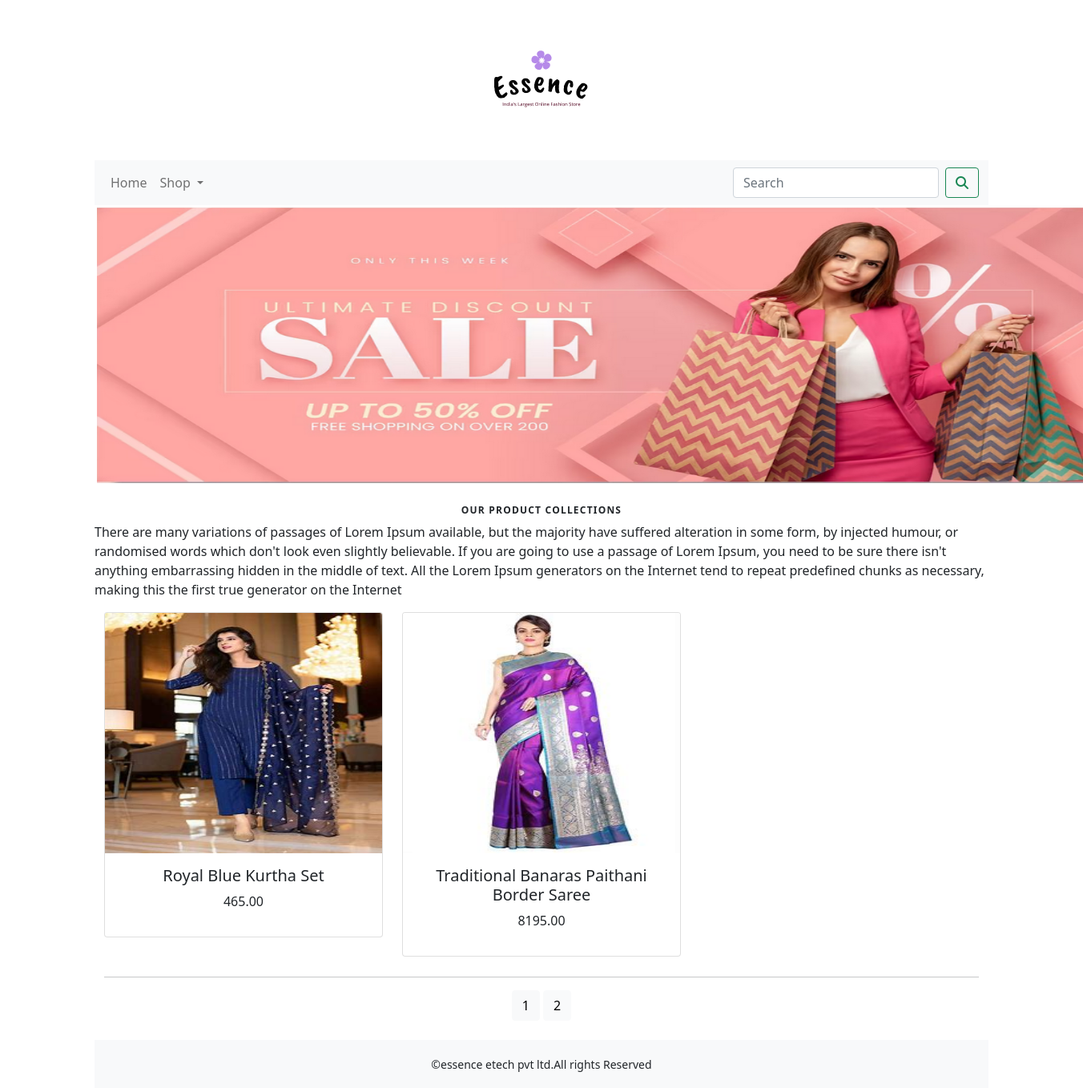
Screenshot of /shop/?page=2 with the database file from the repository.
### shop/models.py (models this page shows, shortened)
class Product(models.Model):
    name=models.CharField(max_length=250, unique=True)
    slug=models.SlugField(max_length=250, unique=True)
    description=models.TextField(blank=True)
    price=models.DecimalField(max_digits=10,decimal_places=2)
    category=models.ForeignKey(Category,on_delete=models.CASCADE)
    image=models.ImageField(upload_to='product', blank=True)
    stock=models.IntegerField()
    available=models.BooleanField(default=True)
    created=models.DateTimeField(auto_now_add=True)
    updated=models.DateTimeField(auto_now=True)
    def get_url(self):
        return reverse('shop:prodCatdetail', args=[self.category.slug,self.slug])
    class Meta:
        ordering=('name',)
        verbose_name='product'
        verbose_name_plural='products'

### shop/views.py (the view)
# urls.py: path('',views.allProdCat,name='allProdCat'),
def allProdCat(request,c_slug=None):
    c_page=None
    products_list=None
    if c_slug!=None:
        c_page=get_object_or_404(Category,slug=c_slug)
        products_list=Product.objects.all().filter(category=c_page,available=True)
    else:
        products_list=Product.objects.all().filter(available=True)
    paginator=Paginator(products_list,6)
    try:
        page=int(request.GET.get('page','1'))
    except:
        page=1
    try:
        products=paginator.page(page)
    except(EmptyPage,InvalidPage) :
        products=paginator.page(paginator.num_pages)
    return render(request,"category.html",{'category':c_page,'products':products})

### cart/context_processors.py (called while the page is built)
def counter(request):
    item_count=0
    if 'admin' in request.path:
        return {}
    else:
        try:
            cart=Cart.objects.filter(cart_id=_cart_id(request))
            cart_items=CartItem.objects.all().filter(cart=cart[:1])
            for cart_item in cart_items:
                item_count += cart_item.quantity
        except Cart.DoesNotExist:
            item_count=0
    return dict(item_count=item_count)

### cart/views.py (called while the page is built)
def _cart_id(request):
    cart=request.session.session_key
    if not cart:
        cart=request.session.create()
    return cart

### shop/context_processors.py (called while the page is built)
def menu_links(request):
    links=Category.objects.all()
    return dict(links=links)

### shop/models.py (called while the page is built)
    def get_url(self):
        return reverse('shop:product_by_category', args=[self.slug])

### templates/category.html (shortened to what this page needs)
{% extends 'base.html' %}
{% load static %}
{% block content %}
<div>
{% if category %}
    <img class="my_image" src="{{category.image.url}}" alt="{{category.name}}">
</div>
<br>
<div>
    <h1 class="text-center my_title">>{{category.name}}</h1>
    <p class="text-justify">{{category.description}}</p>
</div>
   {% else %}
<div>
    <center>
          <img class="my_image_padding" src="{% static 'img/banner3.png' %}" alt="our products3" width="1300px;" height="350px;">
    </center>
</div>
<br>
<div>
    <h1 class=" text-center my_title "><b>Our Product Collections</b></h1>
    <p class=" text-justify ">There are many variations of passages of Lorem Ipsum available, but the majority have suffered alteration in some form, by injected humour, or randomised words which don't look even slightly believable. If you are going to use a passage of Lorem Ipsum, you need to be sure there isn't anything embarrassing hidden in the middle of text. All the Lorem Ipsum generators on the Internet tend to repeat predefined chunks as necessary, making this the first true generator on the Internet</p>
</div>
{% endif %}
<div class="container">
    <div class="row mx_auto">
        {% for product in products.object_list %}
        <div class="my_bottom_margin col-9 col-sm-12 col-md-4  xol-lg-4">
            <div class="card text-center" style="min-width:12rem;">
                <a href="{{product.get_url}}"><img class="card-img-top my_image" src="{{product.image.url}}" alt="{{product.name}}"></a>
                <div class="card-body">
                    <h5>{{product.name}}</h5>
                    <p>{{product.price}}</p>
                </div>
            </div>
        </div>
        {% endfor %}
    </div>
    <div class="mx_auto">
        {% if products.paginator.num_pages > 1 %}
        <hr>
        <div class="text-center">
            {% for pg in products.paginator.page_range %}
            <a href="?page={{pg}}" class="btn btn-light b-sm {% if products.number == pg %} active {% endif %}">{{pg}}</a>
            {% endfor %}
        </div>
        {% endif %}
    </div>
    <br>
</div>
{% endblock %}

### static/css/custom.css (style rules this page uses)
body { font-family: 'Alice', serif; }
.my_image { width:auto; height:300px; display:block; box-shadow:none; margin:auto; }
.my_title { font-size:12px; text-transform:uppercase; letter-spacing:.1em; }
.my_image_padding { padding:3px; }
.my_bottom_margin { margin-bottom:9px; }

### rows the page displays
Product: image (picture), name "Royal Blue Kurtha Set", price "465.00"
Product: image (picture), name "Traditional Banaras Paithani Border Saree", price "8195.00"

### other values shown
{{ pg }} "1" "2"
